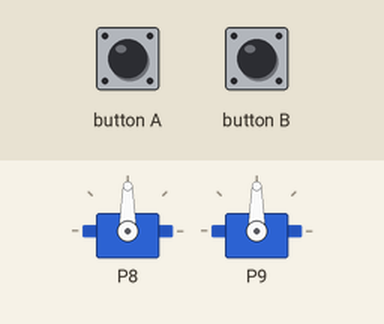
Simulated run of this program. Board: BBC micro:bit (MakeCode). Shown: 2 × servo. The inputs (shaded band) are chosen by the test bench.

Above: at 1.2 s.
1.3 s: button A pressed for 1 s
At 3.6 s:
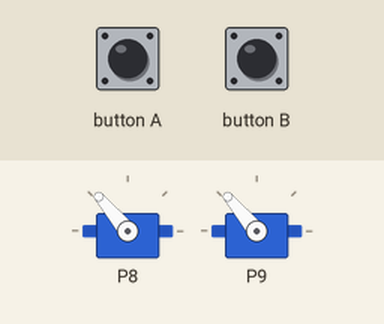
4.3 s: button B pressed for 3.2 s
At 7.9 s:
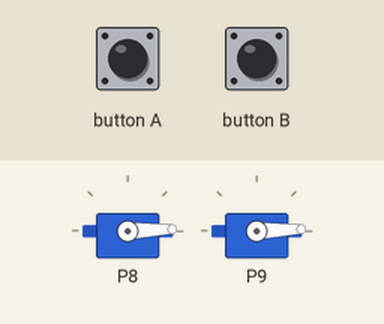
9.0 s: button B pressed for 0.15 s
At 9.8 s:
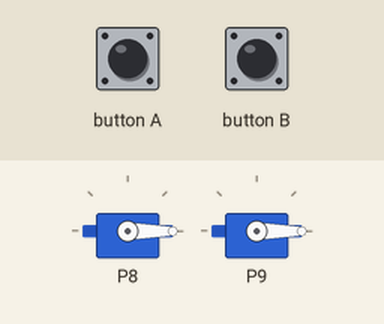
10.6 s: button A pressed for 3.2 s
At 11.08 s:
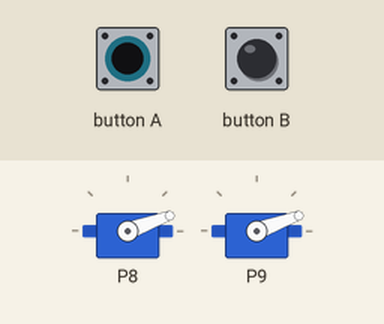
15.3 s: button A pressed for 1 s
At 17.6 s:
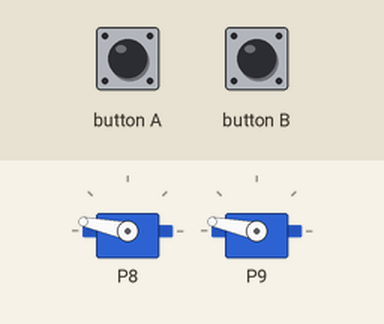
18.3 s: button A pressed for 3.2 s
At 19.5 s:
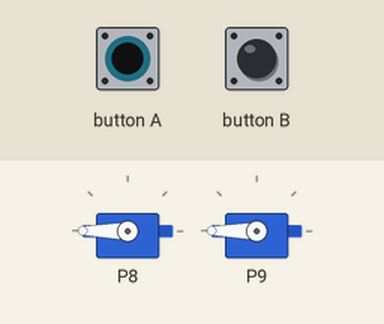
Timing chart, 0 to 21.3 s (numbered marks = the images above; inputs shaded):
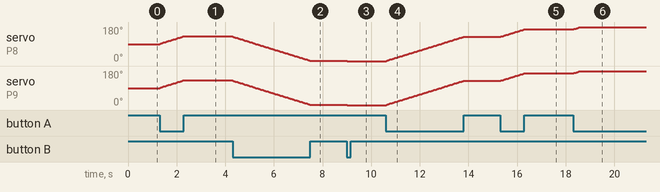

The program:

main.ts
```typescript
control.onEvent(EventBusSource.MICROBIT_ID_BUTTON_A, EventBusValue.MICROBIT_BUTTON_EVT_UP, function () {
    ボタンA = 0
})
control.onEvent(EventBusSource.MICROBIT_ID_BUTTON_A, EventBusValue.MICROBIT_BUTTON_EVT_DOWN, function () {
    ボタンA = 1
})
control.onEvent(EventBusSource.MICROBIT_ID_BUTTON_B, EventBusValue.MICROBIT_BUTTON_EVT_UP, function () {
    ボタンB = 0
})
control.onEvent(EventBusSource.MICROBIT_ID_BUTTON_B, EventBusValue.MICROBIT_BUTTON_EVT_DOWN, function () {
    ボタンB = 1
})
let ボタンB = 0
let ボタンA = 0
let 開始時間 = 500
let 終了時間 = 2500
let 角度 = 90
let パルス幅 = Math.map(角度, 0, 180, 開始時間, 終了時間)
ボタンA = 0
ボタンB = 0
basic.forever(function () {
    if (ボタンA != 0) {
        if (角度 < 180) {
            角度 += 2
        }
    }
    if (ボタンB != 0) {
        if (角度 > 0) {
            角度 += -2
        }
    }
    パルス幅 = Math.map(角度, 0, 180, 開始時間, 終了時間)
    pins.servoSetPulse(AnalogPin.P8, パルス幅)
    pins.servoSetPulse(AnalogPin.P9, パルス幅)
    basic.pause(30)
})
```

test.ts
```typescript
// テストはここに来ます。このパッケージが拡張機能として使用されるときにはコンパイルされません。
```

Measured:
- after the input at 1.3 s, servo on P8, servo on P9: moves from 90° to 130° over 0.95 s, starting at once
- after the input at 4.3 s, servo on P8, servo on P9: moves from 130° to 2° over 3.2 s, starting at once
- after the input at 9.0 s, servo on P8, servo on P9: 2° → 0° at once
- after the input at 10.6 s, servo on P8, servo on P9: moves from 0° to 128° over 3.2 s, starting at once
- after the input at 15.3 s, servo on P8, servo on P9: moves from 128° to 168° over 0.95 s, starting at once
- after the input at 18.3 s, servo on P8, servo on P9: 168° → 180° at once
